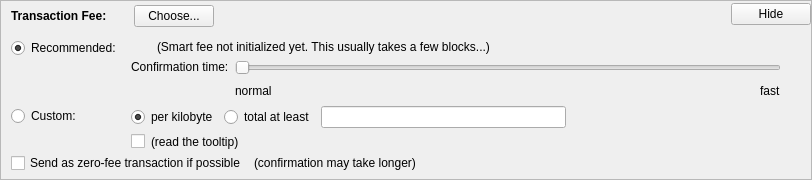
    <widget class="QFrame" name="frameFee">
     <property name="sizePolicy">
      <sizepolicy hsizetype="Expanding" vsizetype="Expanding">
       <horstretch>0</horstretch>
       <verstretch>0</verstretch>
      </sizepolicy>
     </property>
     <property name="maximumSize">
      <size>
       <width>16777215</width>
       <height>16777215</height>
      </size>
     </property>
     <property name="frameShape">
      <enum>QFrame::StyledPanel</enum>
     </property>
     <property name="frameShadow">
      <enum>QFrame::Sunken</enum>
     </property>
     <layout class="QVBoxLayout" name="verticalLayoutFee1">
      <property name="spacing">
       <number>0</number>
      </property>
      <property name="leftMargin">
       <number>0</number>
      </property>
      <property name="topMargin">
       <number>0</number>
      </property>
      <property name="rightMargin">
       <number>0</number>
      </property>
      <property name="bottomMargin">
       <number>0</number>
      </property>
      <item>
       <layout class="QVBoxLayout" name="verticalLayoutFee2" stretch="0,0,0">
        <property name="spacing">
         <number>0</number>
        </property>
        <property name="leftMargin">
         <number>10</number>
        </property>
        <property name="topMargin">
         <number>0</number>
        </property>
        <item>
         <layout class="QHBoxLayout" name="horizontalLayoutFee1">
          <property name="bottomMargin">
           <number>0</number>
          </property>
          <item>
           <layout class="QVBoxLayout" name="verticalLayoutFee7">
            <property name="spacing">
             <number>0</number>
            </property>
            <item>
             <spacer name="verticalSpacerSmartFee">
              <property name="orientation">
               <enum>Qt::Vertical</enum>
              </property>
              <property name="sizeType">
               <enum>QSizePolicy::Fixed</enum>
              </property>
              <property name="sizeHint" stdset="0">
               <size>
                <width>1</width>
                <height>4</height>
               </size>
              </property>
             </spacer>
            </item>
            <item>
             <layout class="QHBoxLayout" name="horizontalLayoutSmartFee">
              <property name="spacing">
               <number>10</number>
              </property>
              <item>
               <widget class="QLabel" name="labelFeeHeadline">
                <property name="sizePolicy">
                 <sizepolicy hsizetype="Preferred" vsizetype="Maximum">
                  <horstretch>0</horstretch>
                  <verstretch>0</verstretch>
                 </sizepolicy>
                </property>
                <property name="font">
                 <font>
                  <weight>75</weight>
                  <bold>true</bold>
                 </font>
                </property>
                <property name="styleSheet">
                 <string notr="true">font-weight:bold;</string>
                </property>
                <property name="text">
                 <string>Transaction Fee:</string>
                </property>
               </widget>
              </item>
              <item>
               <widget class="QLabel" name="labelFeeMinimized">
                <property name="text">
                 <string/>
                </property>
               </widget>
              </item>
              <item>
               <widget class="QPushButton" name="buttonChooseFee">
                <property name="text">
                 <string>Choose...</string>
                </property>
               </widget>
              </item>
             </layout>
            </item>
            <item>
             <spacer name="verticalSpacer_5">
              <property name="orientation">
               <enum>Qt::Vertical</enum>
              </property>
              <property name="sizeHint" stdset="0">
               <size>
                <width>1</width>
                <height>1</height>
               </size>
              </property>
             </spacer>
            </item>
           </layout>
          </item>
          <item>
           <spacer name="horizontalSpacer_4">
            <property name="orientation">
             <enum>Qt::Horizontal</enum>
            </property>
            <property name="sizeHint" stdset="0">
             <size>
              <width>40</width>
              <height>20</height>
             </size>
            </property>
           </spacer>
          </item>
          <item>
           <widget class="QPushButton" name="buttonMinimizeFee">
            <property name="toolTip">
             <string>collapse fee-settings</string>
            </property>
            <property name="text">
             <string>Hide</string>
            </property>
           </widget>
          </item>
         </layout>
        </item>
        <item>
         <widget class="QFrame" name="frameFeeSelection">
          <layout class="QVBoxLayout" name="verticalLayoutFee12">
           <property name="spacing">
            <number>0</number>
           </property>
           <property name="leftMargin">
            <number>0</number>
           </property>
           <property name="topMargin">
            <number>0</number>
           </property>
           <property name="rightMargin">
            <number>0</number>
           </property>
           <property name="bottomMargin">
            <number>0</number>
           </property>
           <item>
            <layout class="QGridLayout" name="gridLayoutFee">
             <property name="topMargin">
              <number>10</number>
             </property>
             <property name="bottomMargin">
              <number>4</number>
             </property>
             <property name="horizontalSpacing">
              <number>10</number>
             </property>
             <property name="verticalSpacing">
              <number>4</number>
             </property>
             <item row="1" column="1">
              <layout class="QVBoxLayout" name="verticalLayoutFee8">
               <property name="spacing">
                <number>6</number>
               </property>
               <item>
                <layout class="QHBoxLayout" name="horizontalLayoutFee13">
                 <item>
                  <widget class="QRadioButton" name="radioCustomPerKilobyte">
                   <property name="toolTip">
                    <string>If the custom fee is set to 1000 duffs and the transaction is only 250 bytes, then &quot;per kilobyte&quot; only pays 250 duffs in fee,&lt;br /&gt;while &quot;at least&quot; pays 1000 duffs. For transactions bigger than a kilobyte both pay by kilobyte.</string>
                   </property>
                   <property name="text">
                    <string>per kilobyte</string>
                   </property>
                   <property name="checked">
                    <bool>true</bool>
                   </property>
                   <attribute name="buttonGroup">
                    <string notr="true">groupCustomFee</string>
                   </attribute>
                  </widget>
                 </item>
                 <item>
                  <widget class="QRadioButton" name="radioCustomAtLeast">
                   <property name="toolTip">
                    <string>If the custom fee is set to 1000 duffs and the transaction is only 250 bytes, then &quot;per kilobyte&quot; only pays 250 duffs in fee,&lt;br /&gt;while &quot;total at least&quot; pays 1000 duffs. For transactions bigger than a kilobyte both pay by kilobyte.</string>
                   </property>
                   <property name="text">
                    <string>total at least</string>
                   </property>
                   <attribute name="buttonGroup">
                    <string notr="true">groupCustomFee</string>
                   </attribute>
                  </widget>
                 </item>
                 <item>
                  <widget class="BitcoinAmountField" name="customFee"/>
                 </item>
                 <item>
                  <spacer name="horizontalSpacer_6">
                   <property name="orientation">
                    <enum>Qt::Horizontal</enum>
                   </property>
                   <property name="sizeHint" stdset="0">
                    <size>
                     <width>1</width>
                     <height>1</height>
                    </size>
                   </property>
                  </spacer>
                 </item>
                </layout>
               </item>
               <item>
                <layout class="QHBoxLayout" name="horizontalLayoutFee8">
                 <item>
                  <widget class="QCheckBox" name="checkBoxMinimumFee">
                   <property name="toolTip">
                    <string>Paying only the minimum fee is just fine as long as there is less transaction volume than space in the blocks.&lt;br /&gt;But be aware that this can end up in a never confirming transaction once there is more demand for fxc transactions than the network can process.</string>
                   </property>
                   <property name="text">
                    <string/>
                   </property>
                  </widget>
                 </item>
                 <item>
                  <widget class="QLabel" name="labelMinFeeWarning">
                   <property name="enabled">
                    <bool>true</bool>
                   </property>
                   <property name="toolTip">
                    <string>Paying only the minimum fee is just fine as long as there is less transaction volume than space in the blocks.&lt;br /&gt;But be aware that this can end up in a never confirming transaction once there is more demand for fxc transactions than the network can process.</string>
                   </property>
                   <property name="text">
                    <string>(read the tooltip)</string>
                   </property>
                   <property name="margin">
                    <number>5</number>
                   </property>
                  </widget>
                 </item>
                 <item>
                  <spacer name="horizontalSpacer_2">
                   <property name="orientation">
                    <enum>Qt::Horizontal</enum>
                   </property>
                   <property name="sizeHint" stdset="0">
                    <size>
                     <width>1</width>
                     <height>1</height>
                    </size>
                   </property>
                  </spacer>
                 </item>
                </layout>
               </item>
              </layout>
             </item>
             <item row="0" column="0">
              <layout class="QVBoxLayout" name="verticalLayoutFee4" stretch="0,1">
               <item>
                <widget class="QRadioButton" name="radioSmartFee">
                 <property name="text">
                  <string>Recommended:</string>
                 </property>
                 <property name="checked">
                  <bool>true</bool>
                 </property>
                 <attribute name="buttonGroup">
                  <string notr="true">groupFee</string>
                 </attribute>
                </widget>
               </item>
               <item>
                <spacer name="verticalSpacer_2">
                 <property name="orientation">
                  <enum>Qt::Vertical</enum>
                 </property>
                 <property name="sizeHint" stdset="0">
                  <size>
                   <width>1</width>
                   <height>1</height>
                  </size>
                 </property>
                </spacer>
               </item>
              </layout>
             </item>
             <item row="1" column="0">
              <layout class="QVBoxLayout" name="verticalLayoutFee9" stretch="0,1">
               <item>
                <widget class="QRadioButton" name="radioCustomFee">
                 <property name="text">
                  <string>Custom:</string>
                 </property>
                 <attribute name="buttonGroup">
                  <string notr="true">groupFee</string>
                 </attribute>
                </widget>
               </item>
               <item>
                <spacer name="verticalSpacer_6">
                 <property name="orientation">
                  <enum>Qt::Vertical</enum>
                 </property>
                 <property name="sizeHint" stdset="0">
                  <size>
                   <width>1</width>
                   <height>1</height>
                  </size>
                 </property>
                </spacer>
               </item>
              </layout>
             </item>
             <item row="0" column="1">
              <layout class="QVBoxLayout" name="verticalLayoutFee3" stretch="0,0,1">
               <property name="spacing">
                <number>6</number>
               </property>
               <property name="topMargin">
                <number>2</number>
               </property>
               <item>
                <layout class="QHBoxLayout" name="horizontalLayoutFee12">
                 <item>
                  <widget class="QLabel" name="labelSmartFee">
                   <property name="text">
                    <string/>
                   </property>
                   <property name="margin">
                    <number>2</number>
                   </property>
                  </widget>
                 </item>
                 <item>
                  <widget class="QLabel" name="labelFeeEstimation">
                   <property name="text">
                    <string/>
                   </property>
                  </widget>
                 </item>
                 <item>
                  <widget class="QLabel" name="labelSmartFee2">
                   <property name="text">
                    <string>(Smart fee not initialized yet. This usually takes a few blocks...)</string>
                   </property>
                   <property name="margin">
                    <number>2</number>
                   </property>
                  </widget>
                 </item>
                 <item>
                  <spacer name="horizontalSpacer_5">
                   <property name="orientation">
                    <enum>Qt::Horizontal</enum>
                   </property>
                   <property name="sizeHint" stdset="0">
                    <size>
                     <width>1</width>
                     <height>1</height>
                    </size>
                   </property>
                  </spacer>
                 </item>
                </layout>
               </item>
               <item>
                <layout class="QHBoxLayout" name="horizontalLayoutFee9">
                 <item>
                  <layout class="QVBoxLayout" name="verticalLayoutFee6">
                   <item>
                    <widget class="QLabel" name="labelSmartFee3">
                     <property name="text">
                      <string>Confirmation time:</string>
                     </property>
                     <property name="margin">
                      <number>2</number>
                     </property>
                    </widget>
                   </item>
                   <item>
                    <spacer name="verticalSpacer_3">
                     <property name="orientation">
                      <enum>Qt::Vertical</enum>
                     </property>
                     <property name="sizeHint" stdset="0">
                      <size>
                       <width>1</width>
                       <height>1</height>
                      </size>
                     </property>
                    </spacer>
                   </item>
                  </layout>
                 </item>
                 <item>
                  <layout class="QVBoxLayout" name="verticalLayoutFee5">
                   <property name="rightMargin">
                    <number>30</number>
                   </property>
                   <item>
                    <widget class="QSlider" name="sliderSmartFee">
                     <property name="minimum">
                      <number>0</number>
                     </property>
                     <property name="maximum">
                      <number>24</number>
                     </property>
                     <property name="pageStep">
                      <number>1</number>
                     </property>
                     <property name="value">
                      <number>0</number>
                     </property>
                     <property name="orientation">
                      <enum>Qt::Horizontal</enum>
                     </property>
                     <property name="invertedAppearance">
                      <bool>false</bool>
                     </property>
                     <property name="invertedControls">
                      <bool>false</bool>
                     </property>
                     <property name="tickPosition">
                      <enum>QSlider::NoTicks</enum>
                     </property>
                    </widget>
                   </item>
                   <item>
                    <layout class="QHBoxLayout" name="horizontalLayoutFee10">
                     <item>
                      <widget class="QLabel" name="labelSmartFeeNormal">
                       <property name="text">
                        <string>normal</string>
                       </property>
                      </widget>
                     </item>
                     <item>
                      <spacer name="horizontalSpacer_3">
                       <property name="orientation">
                        <enum>Qt::Horizontal</enum>
                       </property>
                       <property name="sizeHint" stdset="0">
                        <size>
                         <width>40</width>
                         <height>20</height>
                        </size>
                       </property>
                      </spacer>
                     </item>
                     <item>
                      <widget class="QLabel" name="labelSmartFeeFast">
                       <property name="text">
                        <string>fast</string>
                       </property>
                      </widget>
                     </item>
                    </layout>
                   </item>
                  </layout>
                 </item>
                </layout>
               </item>
               <item>
                <spacer name="verticalSpacer_4">
                 <property name="orientation">
                  <enum>Qt::Vertical</enum>
                 </property>
                 <property name="sizeHint" stdset="0">
                  <size>
                   <width>1</width>
                   <height>1</height>
                  </size>
                 </property>
                </spacer>
               </item>
              </layout>
             </item>
            </layout>
           </item>
           <item>
            <layout class="QHBoxLayout" name="horizontalLayoutFee5" stretch="0,0,0">
             <property name="spacing">
              <number>8</number>
             </property>
             <property name="bottomMargin">
              <number>4</number>
             </property>
             <item>
              <widget class="QCheckBox" name="checkBoxFreeTx">
               <property name="text">
                <string>Send as zero-fee transaction if possible</string>
               </property>
              </widget>
             </item>
             <item>
              <widget class="QLabel" name="labelFreeTx">
               <property name="text">
                <string>(confirmation may take longer)</string>
               </property>
               <property name="margin">
                <number>5</number>
               </property>
              </widget>
             </item>
             <item>
              <spacer name="horizontalSpacerFee5">
               <property name="orientation">
                <enum>Qt::Horizontal</enum>
               </property>
               <property name="sizeHint" stdset="0">
                <size>
                 <width>1</width>
                 <height>1</height>
                </size>
               </property>
              </spacer>
             </item>
            </layout>
           </item>
           <item>
            <spacer name="verticalSpacerFee2">
             <property name="orientation">
              <enum>Qt::Vertical</enum>
             </property>
             <property name="sizeHint" stdset="0">
              <size>
               <width>1</width>
               <height>1</height>
              </size>
             </property>
            </spacer>
           </item>
          </layout>
         </widget>
        </item>
        <item>
         <spacer name="verticalSpacerFee">
          <property name="orientation">
           <enum>Qt::Vertical</enum>
          </property>
          <property name="sizeHint" stdset="0">
           <size>
            <width>800</width>
            <height>1</height>
           </size>
          </property>
         </spacer>
        </item>
       </layout>
      </item>
     </layout>
    </widget>
